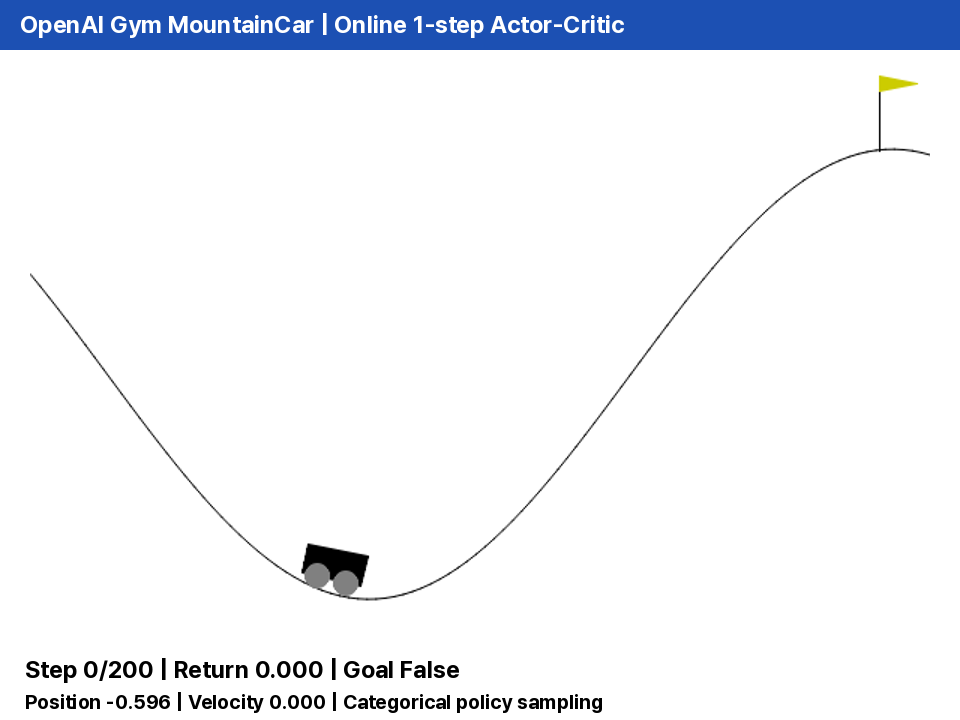
#> input picture week11/assignment/videos/first_frame.png, 960 x 720 px
$ python -i window_capture.py   (imports and definitions only)
#> lines starting #> are read from the running program, lines starting #| are printed output that depends on the picture
#> further down, picture is the input picture: PIL image 960x720 RGB; mean R, G, B 236.8, 240.1, 246.3
"""Capture only an existing MuJoCo client window, including when occluded."""
import ctypes as C
from ctypes.util import find_library
from pathlib import Path
import re
import subprocess

from PIL import Image


# [21 lines left out: functions is_descendant, find_viewer, not called in this run]


class XImage(C.Structure):
    _fields_=[('width',C.c_int),('height',C.c_int),('xoffset',C.c_int),('format',C.c_int),
              ('data',C.c_void_p),('byte_order',C.c_int),('bitmap_unit',C.c_int),
              ('bitmap_bit_order',C.c_int),('bitmap_pad',C.c_int),('depth',C.c_int),
              ('bytes_per_line',C.c_int),('bits_per_pixel',C.c_int),
              ('red_mask',C.c_ulong),('green_mask',C.c_ulong),('blue_mask',C.c_ulong)]


def scene_only(image):
    """Remove native side panels and the top telemetry overlay, not the scene.

    Read actual window pixels; never replay a policy or invent intermediate
    frames. Dark-gray UI panels are detected independently on either side.
    """
    width,height=image.size
#> width = 960; height = 720
    left=0;right=width;y=max(0,height-8)
#> after `right = width`: right = 960
#> after `y = max(0, height - 8)`: y = 712
    for side in (0,1):
        edge=0 if side==0 else width-1
        color=image.getpixel((edge,y))
        if max(color)-min(color)>2 or not 30<=color[0]<=110:continue
        if any(image.getpixel((edge,row))!=color for row in (height//2,height*3//4)):continue
        count=0
        while count<width//3 and image.getpixel((count if side==0 else width-1-count,y))==color:count+=1
        if not 20<=count<width//3:continue
        if side==0:left=count
        else:right=width-count
#> this loop made 2 passes
#> color on passes 1 to 2: (255, 255, 255), (255, 255, 255)
    top=min(160,max(96,round(height*.14)))
#> top = 101
    if right-left<100 or height-top<100:raise RuntimeError('MuJoCo scene viewport is too small')
    return image.crop((left,top,right,height))
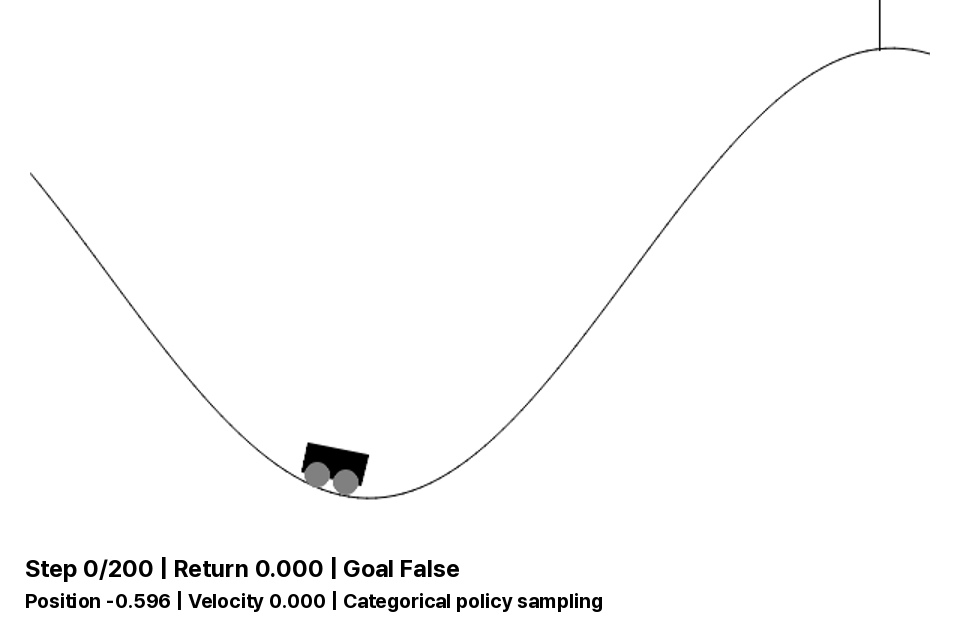
#> returned value: PIL image 960x619 RGB; min 0, max 255, mean 250.6


class WindowCapture:
    # [28 lines left out: function __init__, not called in this run]

    def _error(self,*_):
        self.error=True
        return 0

    # [29 lines left out: functions capture, close, not called in this run]

>>> from PIL import Image
>>> picture = Image.open('../../week11/assignment/videos/first_frame.png')
>>> result = scene_only(picture)
